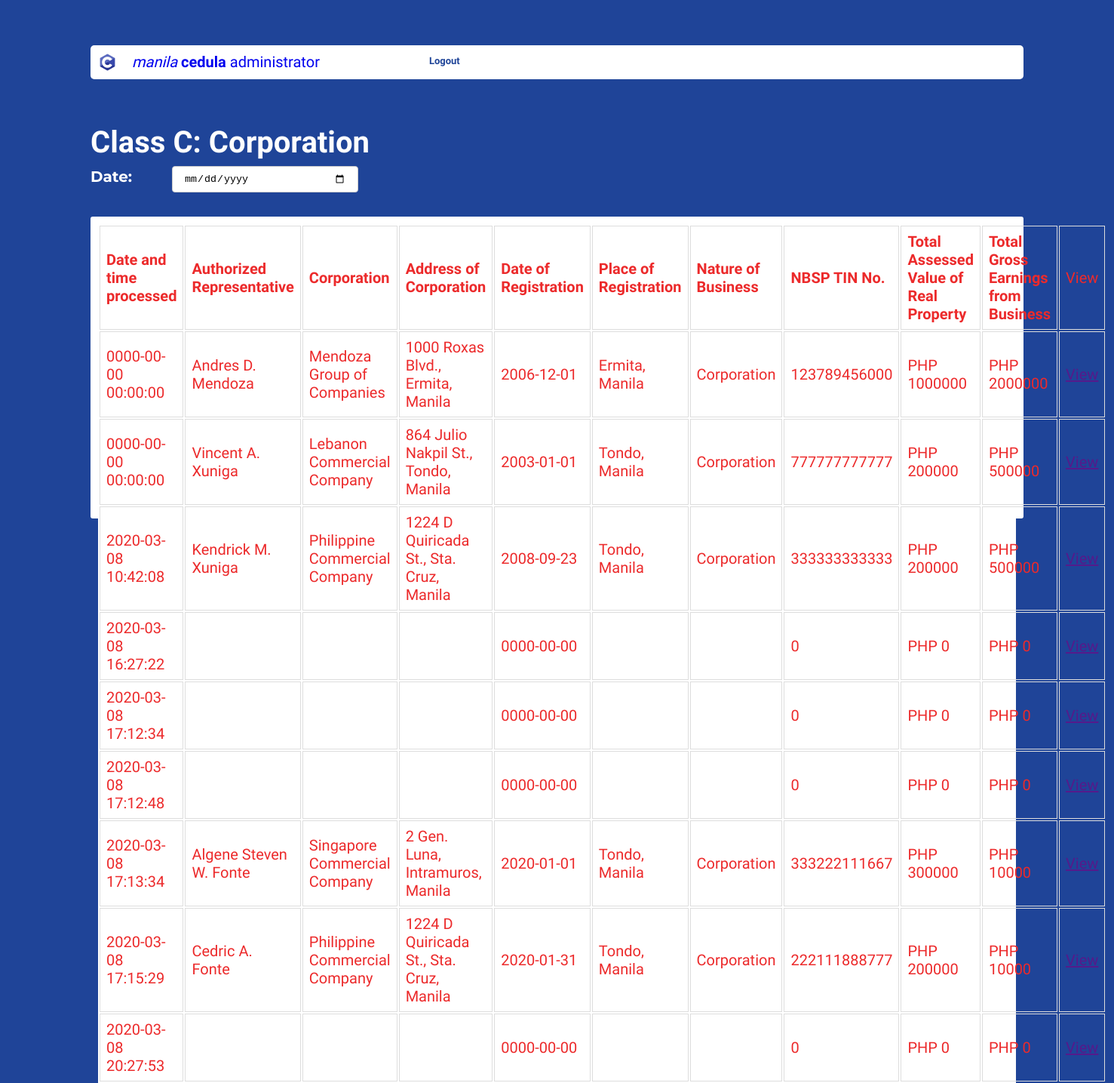
The app's page /admin_class_c.php (signed in), older data.
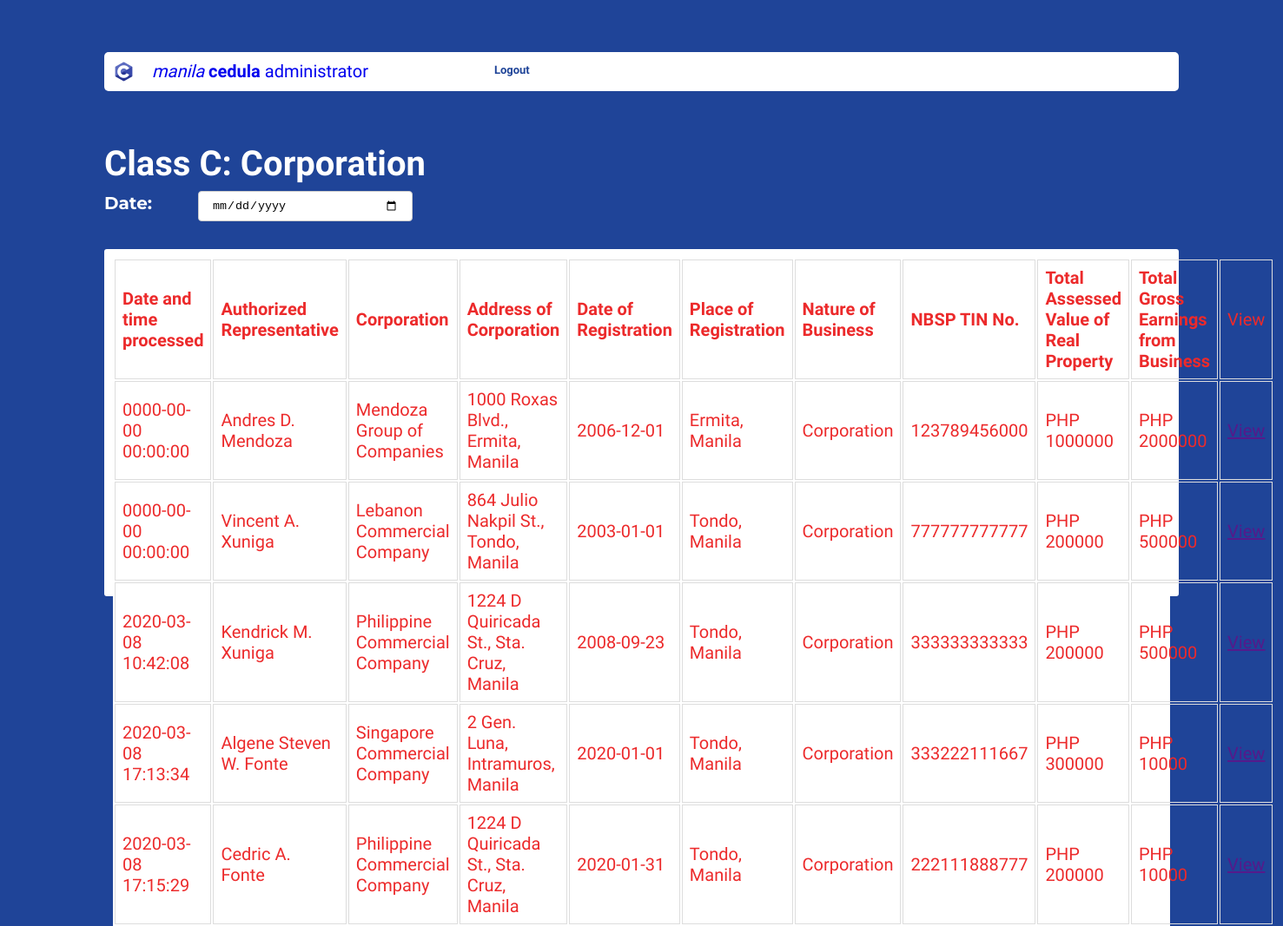
The same page, newer data.
### tables this page shows
CREATE TABLE `classc` (
  `ID` int(11) NOT NULL,
  `firstName` varchar(50) NOT NULL,
  `middle` varchar(5) NOT NULL,
  `lastName` varchar(30) NOT NULL,
  `corporation` varchar(100) NOT NULL,
  `addressOfCorporation` varchar(100) NOT NULL,
  `dateOfRegistration` date NOT NULL,
  `placeOfRegistration` varchar(100) NOT NULL,
  `natureOfBusiness` varchar(50) NOT NULL,
  `nbspTIN` bigint(20) NOT NULL,
  `assessedRealProperty` double NOT NULL,
  `grossEarnings` double NOT NULL,
  `dateAndTimeProcessed` datetime NOT NULL
);

### admin_class_c.php (the view, shortened to what this page needs)
<!DOCTYPE html>
<html lang="en">
    <head>
        <meat name="viewport" content="width=device-width, initial-scale=1.0" />
        <link rel="stylesheet" href="style.css" />
    </head>
    <body>
        <div class="1mainclassa">
            <div class="container">
                <div class="navbar">
                    <div class="logo-pic"><img src="img/Clogo.png" height="25px" width="25px"></div>
                    <div class="logo"><a href="admin_class_a.php"><i>manila</i>&nbsp;<b>cedula</b>&nbsp;administrator</a></div>
                <div class="menu">
                    <ul class="navbar_ul">
                        <li><a  class="btn" href="logout.php"><b>Logout</b></a></li>
                    </ul>
                </div>
            </div>
            </div>
            <div class="maincontent_form">
                <h1>Class C: Corporation</h1>
                <label for="birthday"><b>Date:</b></label>
                <input type="date" id="birthday" name="birthday" required><br/><br>
                <div class="table_container">
                    <div class="table_classa">
                        <table id="myTable" class="table" style="width: 100%;">
                            <thead>
                              <tr>
                                <th>Date and time processed</th>
                                <th>Authorized Representative</th>
                                <th>Corporation</th>
                                <th>Address of Corporation</th>
                                <th>Date of Registration</th>
                                <th>Place of Registration</th>
                                <th>Nature of Business</th>
                                <th>NBSP TIN No.</th>
                                <th>Total Assessed Value of Real Property</th>
                                <th>Total Gross Earnings from Business</th>
                                <td>View</td>
                              </tr>
                            </thead>
                            <tbody>
                                <?php
                                    $con = mysqli_connect('localhost', 'root', '');
                                    mysqli_select_db($con, 'cedula');
                                    $query = "SELECT * FROM classc";
                                    $result=mysqli_query($con, $query);
                                    while($rows=mysqli_fetch_assoc($result))
                                    {
                                ?>
                                        <tr>
                                            <td><?php echo $rows['dateAndTimeProcessed']; ?></td>
                                            <td><?php echo $rows['firstName']; echo " "; echo $rows['middle']; echo " "; echo $rows['lastName']; ?></td>
                                            <td><?php echo $rows['corporation']; ?></td>
                                            <td><?php echo $rows['addressOfCorporation']; ?></td>
                                            <td><?php echo $rows['dateOfRegistration']; ?></td>
                                            <td><?php echo $rows['placeOfRegistration']; ?></td>
                                            <td><?php echo $rows['natureOfBusiness']; ?></td>
                                            <td><?php echo $rows['nbspTIN']; ?></td>
                                            <td>PHP <?php echo $rows['assessedRealProperty']; ?></td>
                                            <td>PHP <?php echo $rows['grossEarnings']; ?></td>
                                            <td><a href="">View</a></td>
                                        </tr>
                                <?php
                                    }
                                ?>
                            </tbody>
                        </table>
                    </div>
                </div>
            </div>
        </div>
    </body>
</html>

### style.css (style rules this page uses)
* { margin: 0; padding: 0; }
html { background-color: #1f4498; color: white; font-family: 'Muli'; font-weight: 300; font-size: 20px; text-rendering: optimizeLegibility; }
.container { padding: 3rem 6rem; }
.navbar_ul { text-align: right; list-style-type: none; padding: 0; margin: 0; }
.navbar_ul > li { background-image: url(arrow.gif); background-repeat: no-repeat; background-position: 100% .4em; padding-right: .6em; }
.navbar { display: flex ; color: darkturquoise; background-color: white; height: 45px; width: 100%; border-radius: 5px; }
.logo { padding-top: 10px; padding-right: 100px; }
.logo > a { padding: 10px; flex: 2; text-decoration: none; }
.logo-pic { padding: 10px; }
.menu { flex: 1; color: white; font-size: 13px; padding-top: 13px; }
.menu > ul { display: flex; list-style: none; }
.menu .btn { background-color: transparent; padding: 9px 35px 13px; color: #1f4498; text-decoration: none; transition: 0.5s; border-radius: 2px; }
.maincontent_form { padding: 0 6rem 4rem; }
input[type=text], input[type=date] { width: 40%; padding: 8px 15px; margin: 8px 0; display: inline-block; border: 1px solid #ccc; border-radius: 4px; box-sizing: border-box; }
label { padding-right: 3rem; font-family: "Montserrat"; }
label[for="birthday"] { padding-right: 48px; }
#birthday { width: 20%; }
.table_container { padding: .5rem .5rem; height: 380px; color: #1f4498; border-radius: 3px; border: steelblue; background-color: white; border-color: aliceblue; }
.table_classa { border-collapse: collapse; width: 100%; background-color: white; color: #ec2a2b; }
td, th { border: 1px solid #dddddd; text-align: left; padding: 8px; }

Row changes from the older to the newer data that the page shows:
removed classc: dateAndTimeProcessed "2020-03-08 16:27:22", dateOfRegistration "0000-00-00", nbspTIN "0", assessedRealProperty "0", grossEarnings "0"
removed classc: dateAndTimeProcessed "2020-03-08 17:12:34", dateOfRegistration "0000-00-00", nbspTIN "0", assessedRealProperty "0", grossEarnings "0"
removed classc: dateAndTimeProcessed "2020-03-08 17:12:48", dateOfRegistration "0000-00-00", nbspTIN "0", assessedRealProperty "0", grossEarnings "0"
removed classc: dateAndTimeProcessed "2020-03-08 20:27:53", dateOfRegistration "0000-00-00", nbspTIN "0", assessedRealProperty "0", grossEarnings "0"
